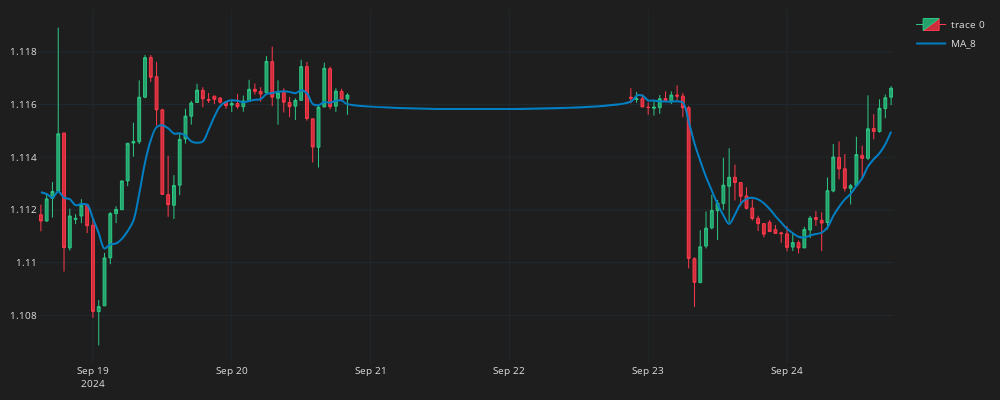

Notebook cell for this chart:
### Code cell
fig = go.Figure()
fig.add_trace(go.Candlestick(
    x= df_plot.time, open=df_plot.mid_o, high=df_plot.mid_h, low=df_plot.mid_l, close=df_plot.mid_c,
     line=dict(width=1),opacity=1,
     increasing_fillcolor='#24A06B',
     decreasing_fillcolor='#CC2E3C',
     increasing_line_color='#2EC886',
     decreasing_line_color='#FF3A4C'))
     

fig.add_trace(go.Scatter(x=df_plot.time,
    y=df_plot.MA_8,
    line=dict(color="#027FC3",
    width=2),
    line_shape='spline',
    name='MA_8'))

fig.update_layout(width=1000,height=400,
    margin=dict(l=10,r=10,b=10,t=10),
    font=dict(size=10, color="#e1e1e1"),
    paper_bgcolor= "#1e1e1e",
    plot_bgcolor="#1e1e1e")

fig.update_xaxes(gridcolor="#1f292f",showgrid=True,fixedrange=True,rangeslider=dict(visible=False))
fig.update_yaxes(gridcolor="#1f292f",showgrid=True,fixedrange=True)

fig.show()
